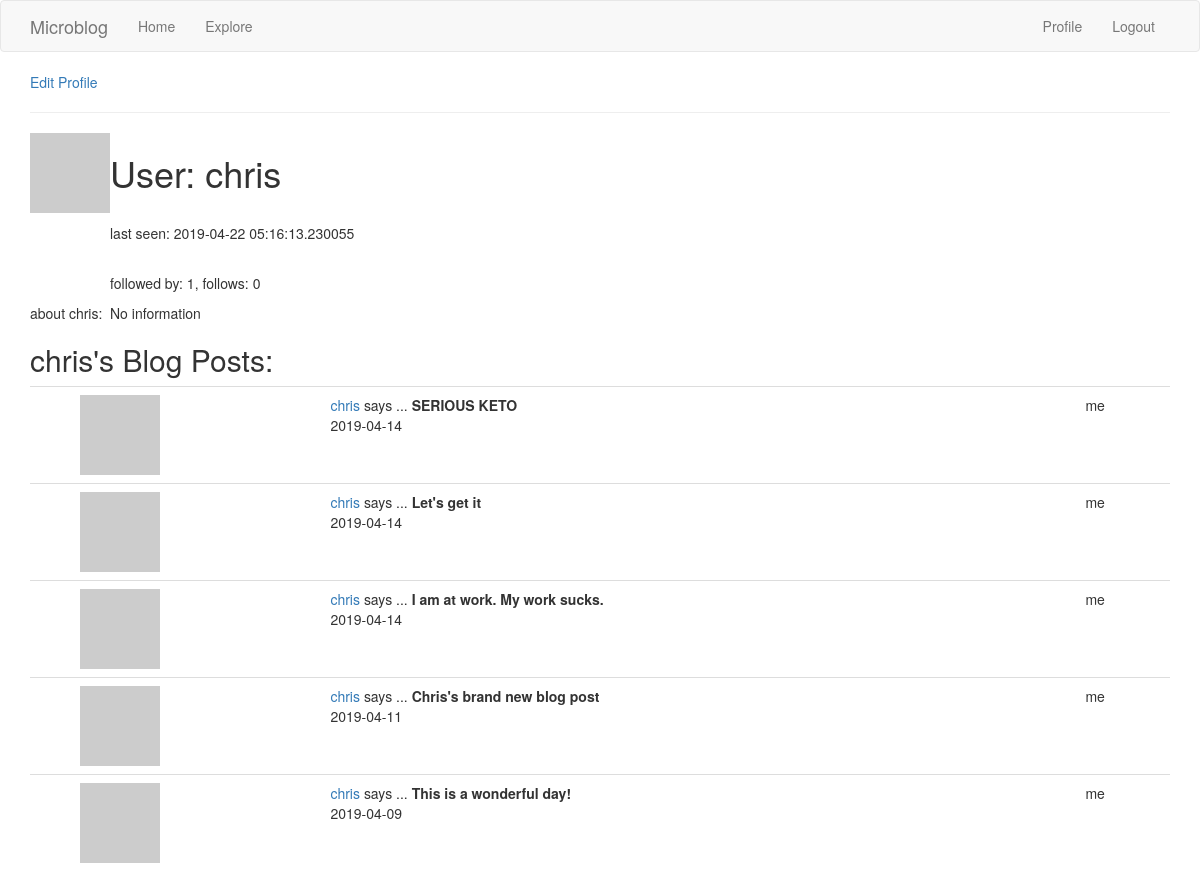
The page /user/chris (signed in) on the database as committed earlier.
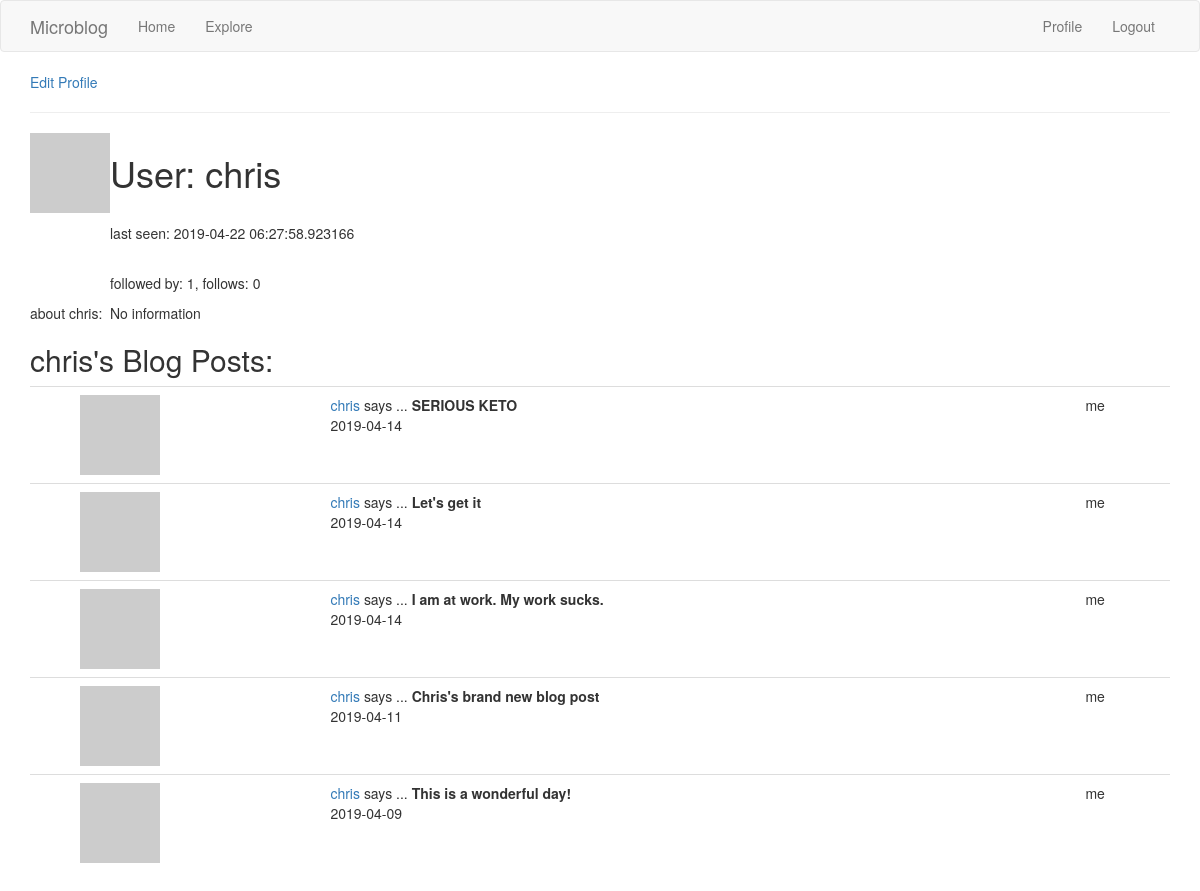
The same page on the database as committed later.
### microblog_app/models.py (models this page shows, shortened)
class User(UserMixin, db.Model): # UserMixin makes model compatible with flask-login
    id = db.Column(db.Integer, primary_key=True)  # flask login writes User.id to session
    username = db.Column(db.String(64), index=True, unique=True)
    email = db.Column(db.String(120), index=True, unique=True)
    password_hash = db.Column(db.String(128))
    posts = db.relationship('Post', backref='author', lazy='dynamic')
    about_me = db.Column(db.String(140))
    last_visited = db.Column(db.DateTime, default=datetime.utcnow())
    followed = db.relationship(
        'User', secondary=followers,
        primaryjoin=(followers.c.follower_id == id),
        secondaryjoin=(followers.c.followed_id == id),
        backref=db.backref('followers', lazy='dynamic'),
        lazy='dynamic'
    )
    def pull_avatar(self, size):
        digest = md5(self.email.lower().encode('utf-8')).hexdigest()
        return f"https://www.gravatar.com/avatar/{digest}?d=identicon&s={size}"
    def timestamp_on_request(self):  # time stamp to update last_visited in db upon request of any page
        self.last_visited = datetime.utcnow()
        db.session.commit()

class Post(db.Model):
    id = db.Column(db.Integer, primary_key=True)
    body = db.Column(db.String(140))
    timestamp = db.Column(db.DateTime, index=True, default=datetime.utcnow)  # passing a function
    user_id = db.Column(db.Integer, db.ForeignKey('user.id'))  # uses relationship

### microblog_app/routes.py (the view)
@app.route(URLRoute.user)
@login_required
def user(username):
    user = User.query.filter_by(username=username).first_or_404()  # returns either element or 404 response
    page = request.args.get('page', 1, type=int)
    posts = user.posts.order_by(Post.timestamp.desc()).paginate(
        page, app.config['POSTS_PER_PAGE'], False
    )
    next_page = url_for('explore', page=posts.next_num) if posts.has_next else None
    prev_page = url_for('explore', page=posts.prev_num) if posts.has_prev else None
    return render_template("user.html", user=user, posts=posts.items,
                           next_page=next_page, prev_page=prev_page)

### microblog_app/models.py (called while the page is built)
@login.user_loader
def load_user(id):
    return User.query.get(int(id))

### microblog_app/routes.py (called while the page is built)
@app.before_request  # applies to all routes in the application
def before_request():
    if current_user.is_authenticated:
        current_user.timestamp_on_request()

### microblog_app/templates/user.html (shortened to what this page needs)
{% extends "base.html" %}
{% block app_content %}
{% if current_user == user %}
    <p><a href="{{ url_for('edit_profile') }}">Edit Profile</a></p>
{% elif current_user.is_following(user) %}
    <p><a href="{{ url_for('unfollow', username=user.username) }}">unfollow</a></p>
{% elif not current_user.is_following(user) %}
    <p><a href="{{ url_for('follow', username=user.username) }}">follow</a></p>
{% endif %}
<table>
    <tr valign="top">
        <td><img src="{{ user.pull_avatar(128) }}"></td>
        <td>
            <h1>User: {{ user.username }}</h1>
            <br><p>last seen: {% if user.last_visited %} {{ user.last_visited }} {% else %} no info {% endif %}</p>
            <br><p>followed by: {{ user.followers.count() }}, follows: {{ user.followed.count()}}</p>
        </td>
    </tr>
    <tr>
        <td>about {{ user.username }}:</td>
        <td>{% if user.about_me %} {{ user.about_me }} {% else %} No information {% endif %}</td>
    </tr>
    <hr>
</table>
<h2>{{ user.username }}'s Blog Posts:</h2>
{% include "_posts.html" %}
{% endblock %}

### microblog_app/templates/base.html (shortened to what this page needs)
{% extends 'bootstrap/base.html' %}
{% block navbar %}
    <nav class="navbar navbar-default">
        <div class="container">
            <div class="navbar-header">
                <a class="navbar-brand" href="{{ url_for('index') }}">Microblog</a>
            </div>
            <div class="collapse navbar-collapse" id="bs-example-navbar-collapse-1">
                <ul class="nav navbar-nav">
                    <li><a href="{{ url_for('index') }}">Home</a></li>
                    <li><a href="{{ url_for('explore') }}">Explore</a></li>
                </ul>
                <ul class="nav navbar-nav navbar-right">
                    {% if current_user.is_anonymous %}
                    <li><a href="{{ url_for('login') }}">Login</a></li>
                    {% else %}
                    <li><a href="{{ url_for('user', username=current_user.username) }}">Profile</a></li>
                    <li><a href="{{ url_for('logout') }}">Logout</a></li>
                    {% endif %}
                </ul>
            </div>
        </div>
    </nav>
{% endblock %}
{% block content %}
    <div class="container">
        {% block app_content %}{% endblock %}
    </div>
{% endblock %}

### microblog_app/templates/_posts.html (shortened to what this page needs)
{% if posts %}
    <table class="table table-hover">
    {% for post in posts %}
            <td valign="top">
                <td><img src="{{ post.author.pull_avatar(36) }}"></td>
                <td>
                    <a href="{{ url_for('user', username=post.author.username) }}">
                        {{ post.author.username }}
                    </a>
                    says ...
                    <b>{{ post.body }}</b><br>
                    {{ post.timestamp.date() }}
                </td>
                <td>
                {% if current_user.username == post.author.username %}
                    <p>me</p>
                {% elif current_user.is_following(post.author) %}
                    <a href="{{ url_for('unfollow', username=post.author.username) }}">unfollow</a>
                {% elif not current_user.is_following(post.author) %}
                    <a href="{{ url_for('follow', username=post.author.username) }}">follow</a>
                {% endif %}
                </td>
    {% endfor %}
    </table>
{% else %}
    <p>No blog posts to show!</p>
{% endif %}

Rows that differ between the two databases and show on the page:
changed User "chris": last_visited "2019-04-22 05:16:13.230055" → "2019-04-22 06:27:58.923166"
